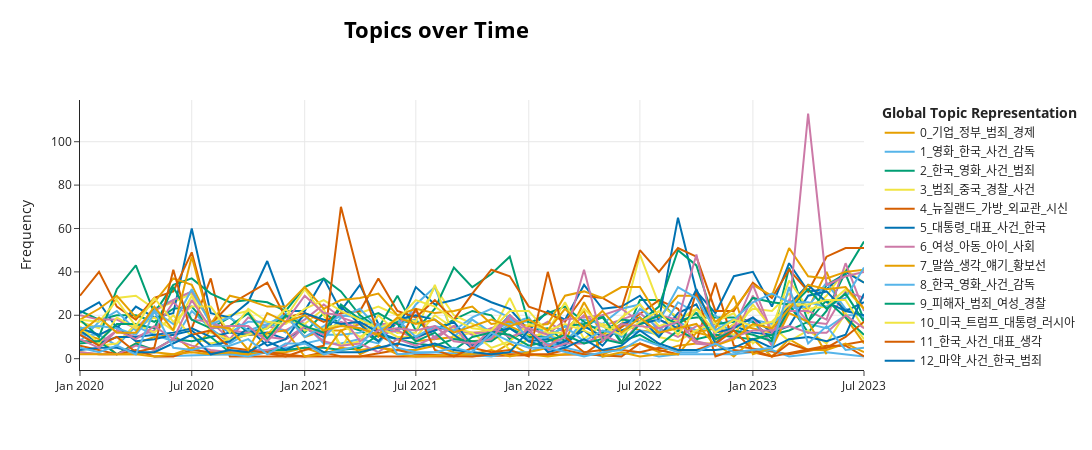

The notebook cell saved with this chart:
### Code cell
fig = topic_model.visualize_topics_over_time(topic_over_time_month)
fig.write_html('20230830_한국범죄관련기사_topic30_시계열.html')
fig
